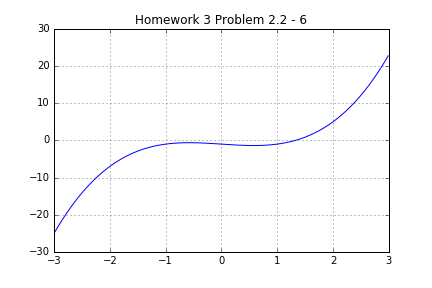

Python code for this plot:
#!/usr/bin/env python3
# -*- coding: utf-8 -*-
"""
Created on Wed Oct 12 18:35:38 2016

@author: Nathan A Cheadle
"""
import sys
sys.path.insert(0, '/Users/oracle/Python/Math104A/SolutionOneVariable/')

import OneVariableSolution as OVS
import matplotlib.pyplot as plt
import numpy as np

expression = "np.pi+0.5*np.sin(x/2)"
error = 10e-2

p_out = OVS.fixedpoint(np.pi, expression, error)
#print("Final Guess = " + str(p_out))

equation = "x**3-x-1"
x = np.arange(-3, 3, 0.01)
y = eval(equation)
plt.plot(x, y)

plt.title('Homework 3 Problem 2.2 - 6')
plt.grid(True)
plt.savefig("2_2_6.png")
plt.show()